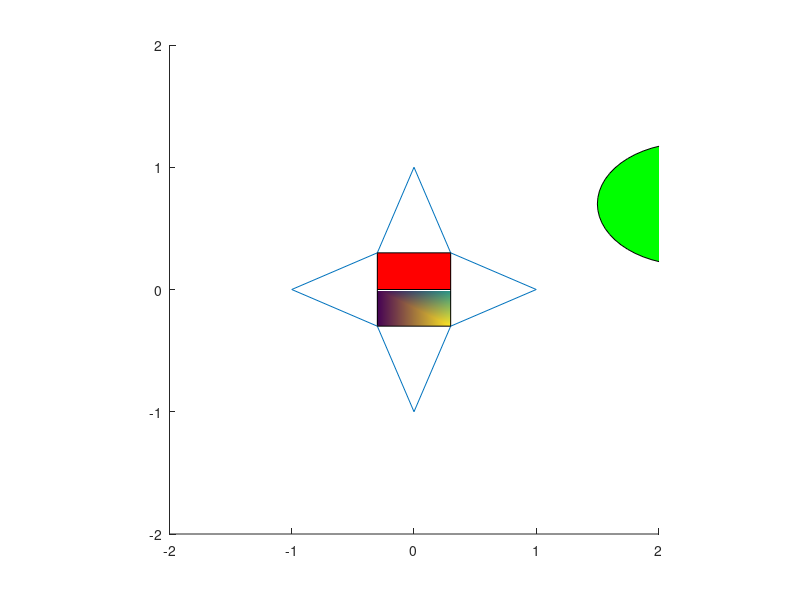

Reproduce this figure in MATLAB.
% example script using plotting primitives
%
close
axis([-2  ,2, -2, 2]);
axis equal;  % this ensures that the view aspect ration is the same as 
%              physical aspect ratio.
hold on
X = [ 1 0.3  0  -0.3 -1  -0.3   0  0.3  1 ];
Y = [ 0 0.3  1   0.3  0  -0.3  -1 -0.3  0 ];
line (X , Y );
pause( 2) ;
XX = [ -0.3 0.3 0.3  -0.3 ] ;
YY = [ 0.3 0.3 0.0 0.0 ]
fill ( XX , YY ,'r' )
pause( 2) ;
YY = YY -0.3 ;
C = [ 0 ;1 ;2 ;0 ];
patch ( XX , YY ,C ) % fill3 can also be used with same arguments here.
pause( 2) ;
% note below that almost all graphics object creation function can be called 
% in the following manner to return a graphics handle (h), which can then be
% used for setting the properties of that object
h=rectangle('Position',[ 1.0 ,-0.3 , 1.0 , 0.5] );
pause(2);
set( h,'Curvature', [ 1 1 ]  );
set ( h, 'FaceColor','green' ) ;
set ( h, 'Position',[1.5, 0.2, 1.5, 1.0] ) ;
hold off